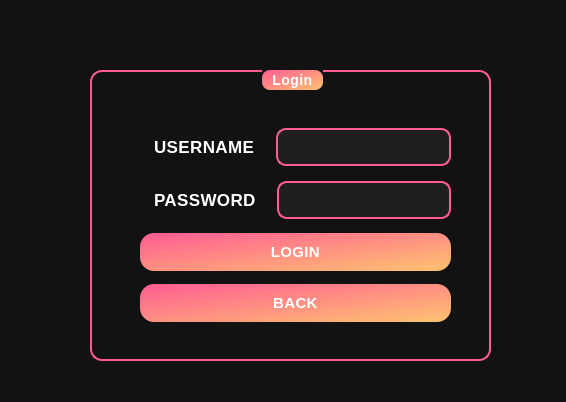
<?xml version="1.0" encoding="UTF-8"?>
<ui version="4.0">
 <class>Adminlogin1</class>
 <widget class="QDialog" name="Adminlogin1">
  <property name="geometry">
   <rect>
    <x>0</x>
    <y>0</y>
    <width>566</width>
    <height>402</height>
   </rect>
  </property>
  <property name="windowTitle">
   <string>Dialog</string>
  </property>
  <property name="styleSheet">
   <string notr="true">/* Main Window Background */
QWidget {
    background-color: #121212;
    color: #e0e0e0;
    font-family: 'Poppins', 'Segoe UI', sans-serif;
    font-size: 15px;
    letter-spacing: 0.4px;
    padding: 10px;
}

/* Labels */
QLabel {
    font-size: 17px;
    color: #ffffff;
    font-weight: 500;
}

/* Buttons */
QPushButton {
    background: qlineargradient(x1:0, y1:0, x2:1, y2:1, stop:0 #ff5c93, stop:1 #ffc371);
    border: none;
    border-radius: 14px;
    color: white;
    font-size: 15px;
    font-weight: bold;
    padding: 10px 22px;
    min-width: 120px;
    box-shadow: 0px 3px 8px rgba(0, 0, 0, 0.2);
    transition: all 0.25s;
}

QPushButton:hover {
    background: qlineargradient(x1:0, y1:0, x2:1, y2:1, stop:0 #ffc371, stop:1 #ff5c93);
    box-shadow: 0px 5px 12px rgba(255, 92, 147, 0.5);
}

QPushButton:pressed {
    background: qlineargradient(x1:0, y1:0, x2:1, y2:1, stop:0 #e34e82, stop:1 #ff9f57);
    transform: translateY(2px);
}

/* ComboBox */
QComboBox {
    background-color: #1f1f1f;
    border: 2px solid #ff5c93;
    border-radius: 10px;
    color: white;
    padding: 6px 12px;
    font-size: 14px;
}

QComboBox::drop-down {
    subcontrol-origin: padding;
    subcontrol-position: top right;
    width: 18px;
    background-color: #ff5c93;
    border-top-right-radius: 10px;
    border-bottom-right-radius: 10px;
}

QComboBox QAbstractItemView {
    background-color: #1f1f1f;
    color: #ffffff;
    selection-background-color: #ff5c93;
    border-radius: 8px;
}

/* LineEdit */
QLineEdit {
    background-color: #1f1f1f;
    border: 2px solid #ff5c93;
    border-radius: 10px;
    color: white;
    font-size: 14px;
    padding: 8px 12px;
}

/* Checkboxes */
QCheckBox {
    color: #ffffff;
    font-size: 14px;
}

QCheckBox::indicator {
    width: 18px;
    height: 18px;
    border: 2px solid #ff5c93;
    border-radius: 4px;
    background-color: transparent;
    transition: background-color 0.25s;
}

QCheckBox::indicator:checked {
    background-color: #ff5c93;
    border: 2px solid #ff9f57;
}

/* ScrollBar */
QScrollBar:vertical {
    background: #1f1f1f;
    width: 12px;
    margin: 4px;
    border-radius: 6px;
}

QScrollBar::handle:vertical {
    background: #ff5c93;
    border-radius: 6px;
    min-height: 20px;
}

QScrollBar::add-line, QScrollBar::sub-line {
    background: none;
}

/* Table Widget */
QTableWidget {
    background-color: #1f1f1f;
    border: 2px solid #ff5c93;
    color: #ffffff;
    font-size: 14px;
    gridline-color: #ff5c93;
}

QHeaderView::section {
    background-color: #ff5c93;
    color: white;
    padding: 6px;
    border: none;
}

/* Tooltips */
QToolTip {
    background-color: #ff5c93;
    color: white;
    padding: 6px;
    border-radius: 8px;
}



</string>
  </property>
  <widget class="QGroupBox" name="groupBox">
   <property name="geometry">
    <rect>
     <x>90</x>
     <y>70</y>
     <width>401</width>
     <height>291</height>
    </rect>
   </property>
   <property name="styleSheet">
    <string notr="true">QGroupBox {
    border: 2px solid #ff5c93;
    border-radius: 12px;
    margin-top: 1ex;
    padding-top: 10px;
    padding-bottom: 10px;
    color: white;
    font: bold 14px;
}

QGroupBox::title {
    border-radius: 8px;
    background-color: qlineargradient(x1:0, y1:0, x2:1, y2:1, stop:0 #ff5c93, stop:1 #ffc371);
    subcontrol-origin: margin;
    subcontrol-position: top center;
    padding: 2px 8px;
    color: white;
    font-size: 16px;
}</string>
   </property>
   <property name="title">
    <string>Login</string>
   </property>
   <widget class="QWidget" name="layoutWidget">
    <property name="geometry">
     <rect>
      <x>50</x>
      <y>50</y>
      <width>311</width>
      <height>211</height>
     </rect>
    </property>
    <layout class="QGridLayout" name="gridLayout">
     <item row="1" column="0">
      <layout class="QHBoxLayout" name="horizontalLayout_2">
       <item>
        <widget class="QLabel" name="label_3">
         <property name="text">
          <string>PASSWORD</string>
         </property>
        </widget>
       </item>
       <item>
        <widget class="QLineEdit" name="lineEdit_password">
         <property name="echoMode">
          <enum>QLineEdit::EchoMode::Password</enum>
         </property>
        </widget>
       </item>
      </layout>
     </item>
     <item row="2" column="0">
      <widget class="QPushButton" name="pushButton">
       <property name="text">
        <string>LOGIN</string>
       </property>
      </widget>
     </item>
     <item row="0" column="0">
      <layout class="QHBoxLayout" name="horizontalLayout">
       <item>
        <widget class="QLabel" name="label_2">
         <property name="text">
          <string>USERNAME</string>
         </property>
        </widget>
       </item>
       <item>
        <widget class="QLineEdit" name="lineEdit_username"/>
       </item>
      </layout>
     </item>
     <item row="3" column="0">
      <widget class="QPushButton" name="back">
       <property name="text">
        <string>BACK</string>
       </property>
      </widget>
     </item>
    </layout>
   </widget>
  </widget>
 </widget>
 <resources/>
 <connections/>
</ui>
